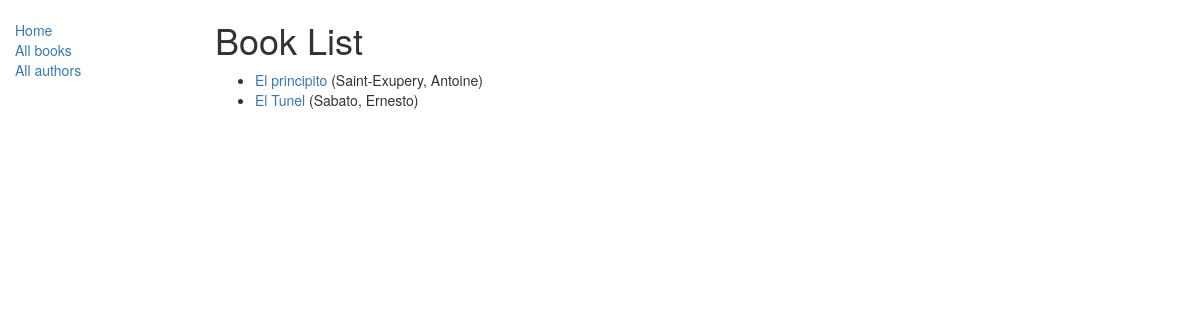
Before: /catalogo/books/ with the older database file.
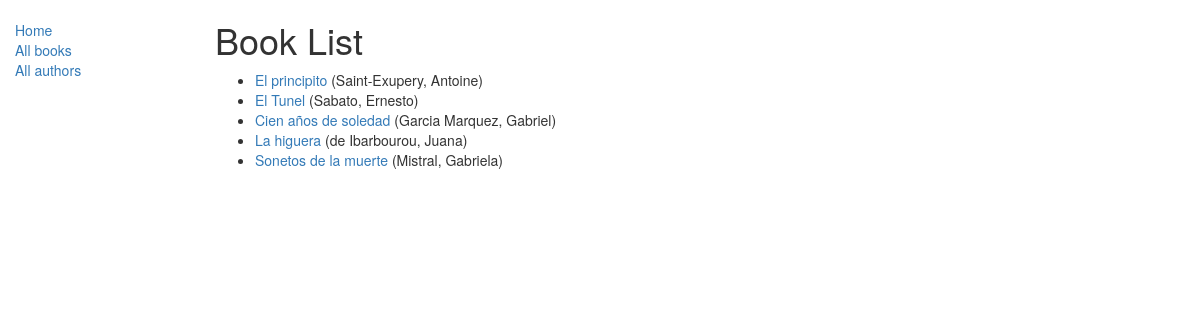
After: the same page with the newer database file.
### catalogo/models.py (models this page shows, shortened)
class Book(models.Model):
	title = models.CharField(max_length=200)
	author = models.ForeignKey('Author', on_delete=models.SET_NULL, null=True)
	summary = models.TextField(max_length=1000, help_text='Enter a brief description of the book')
	isbn = models.CharField('ISBN', max_length=13, help_text='13 Character <a href="https://www.isbn-international.org/content/what-isbn">ISBN number</a>')
	genre = models.ManyToManyField(Genre)
	def get_absolute_url(self):
		return reverse('book-detail', args=[str(self.id)])

class Author(models.Model):
	first_name = models.CharField(max_length=100)
	last_name = models.CharField(max_length=100)
	date_of_birth = models.DateField(null=True, blank=True)
	date_of_death = models.DateField('Died', null=True, blank=True)
	class Meta:
		ordering = ['last_name', 'first_name']
	def __str__(self):
		return f'{self.last_name}, {self.first_name}'

### catalogo/views.py (the view)
# urls.py: path('books/', views.BookListView.as_view(), name='books'),
class BookListView(generic.ListView):
    model = Book
    paginate_by = 10

### catalogo/templates/catalogo/book_list.html
{% extends "base_generic.html" %}
{% block content %}
    <h1>Book List</h1>
    {% if book_list %}
    <ul>
      {% for book in book_list %}
      <li>
        <a href="{{ book.get_absolute_url }}">{{ book.title }}</a> ({{book.author}})
      </li>
      {% endfor %}
    </ul>
    {% else %}
      <p>There are no books in the library.</p>
    {% endif %}
{% endblock %}

### catalogo/templates/base_generic.html (shortened to what this page needs)
<!DOCTYPE html>
<html lang="en">
<head>
  <link rel="stylesheet" href="https://maxcdn.bootstrapcdn.com/bootstrap/3.3.7/css/bootstrap.min.css">
  {% load static %}
  <link rel="stylesheet" href="{% static 'css/styles.css' %}">
</head>
<body>
  <div class="container-fluid">
    <div class="row">
      <div class="col-sm-2">
      {% block sidebar %}
      <ul class="sidebar-nav">
          <li><a href="{% url 'index' %}">Home</a></li>
          <li><a href="{% url 'books' %}">All books</a></li>
          <li><a href="">All authors</a></li>
      </ul>
     {% endblock %}
      </div>
      <div class="col-sm-10 ">
      {% block content %}{% endblock %}
      </div>
    </div>
  </div>
</body>
</html>

### catalogo/static/css/styles.css (style rules this page uses)
.sidebar-nav { margin-top: 20px; padding: 0; list-style: none; }

Changed rows visible on the page:
added Book: title "Cien años de soledad", author "Garcia Marquez, Gabriel"
added Book: title "La higuera", author "de Ibarbourou, Juana"
added Book: title "Sonetos de la muerte", author "Mistral, Gabriela"
